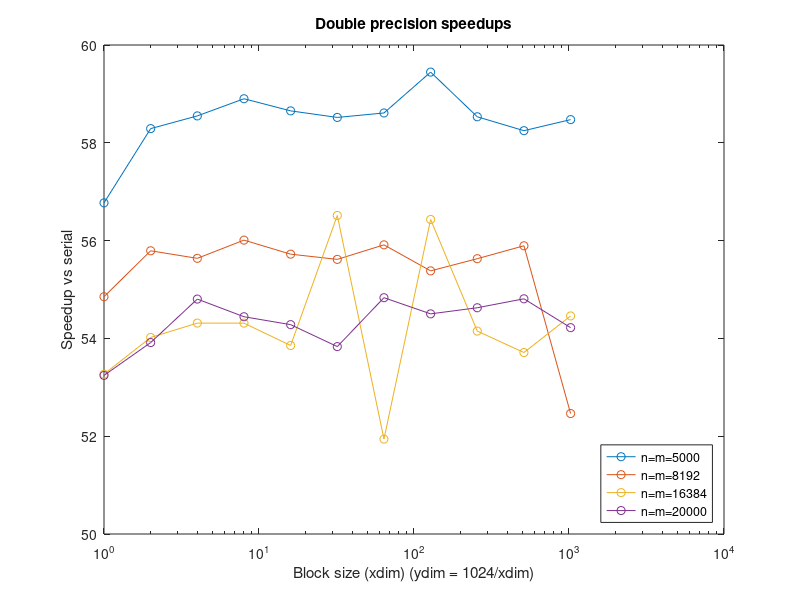

This figure's MATLAB source:
hold off;
clear; clc;

blocks = [1 2 4 8 16 32 64 128 256 512 1024];
s5000 = [56.772 58.29 58.55 58.901 58.653 58.519 58.61 59.446 58.532 58.248 58.474];
s8192 = [54.8526 55.7918 55.6371 56.0098 55.7227 55.616 55.9131 55.381 55.6301 55.8941 52.4637];
s16384 = [53.2693 54.0193 54.313 54.3123 53.8551 56.5138 51.9409 56.4319 54.1498 53.7111 54.4597];
s20000 = [53.243 53.9148 54.8041 54.443 54.2813 53.8324 54.8324 54.5019 54.6268 54.8098 54.2196];


semilogx(blocks, s5000, '-o');
hold on;
semilogx(blocks, s8192, '-o');
semilogx(blocks, s16384, '-o');
semilogx(blocks, s20000, '-o');

xlabel("Block size (xdim) (ydim = 1024/xdim)");
ylabel("Speedup vs serial");

legend("n=m=5000", "n=m=8192", "n=m=16384", "n=m=20000", "Location", "southeast");

title("Double precision speedups")